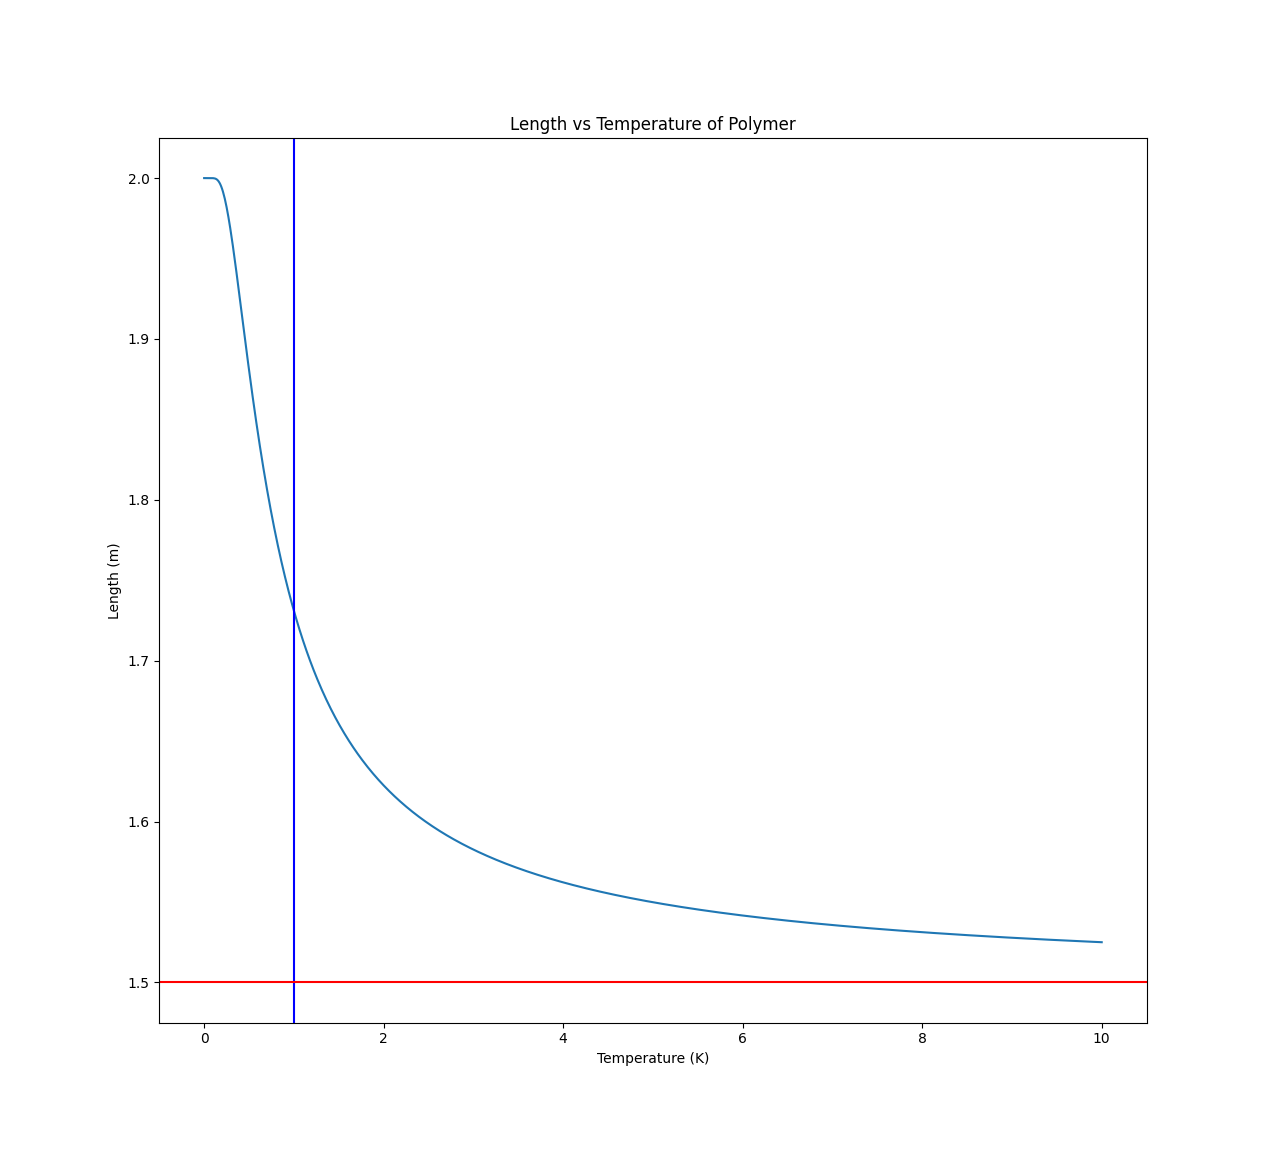

Source code (Python):
import numpy as np
import matplotlib.pyplot as plt

kb = 1e-6
M = 1
g = 1
T = np.linspace(0, 10, 1000)
N = 1e6
ll = 2e-6
ls = 1e-6
eps = M*g*(ll-ls)

E = N*eps*np.exp(-eps/kb/T)/(1+np.exp(-eps/kb/T))
L = N*ll-N*(ll-ls)*np.exp(-eps/kb/T)/(1+np.exp(-eps/kb/T))
L2 = ll*N-E/M/g

plt.plot(T, L)
# plt.plot(T, L2)
plt.axvline(x=eps/kb, color='b', linestyle='-')
plt.axhline(y=1.5, color='r', linestyle='-')
plt.title("Length vs Temperature of Polymer")
plt.xlabel("Temperature (K)")
plt.ylabel("Length (m)")

print(L[0])
plt.show()
